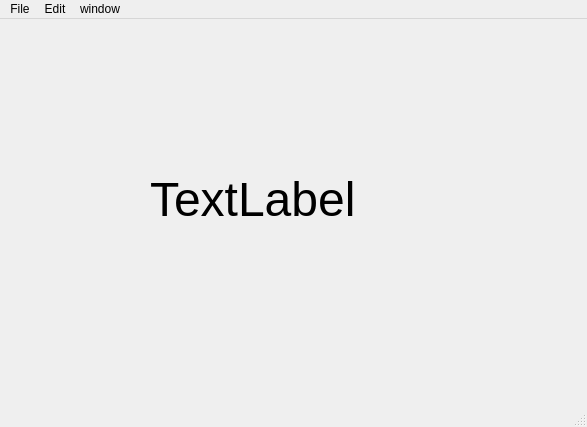
<?xml version="1.0" encoding="UTF-8"?>
<ui version="4.0">
 <class>MainWindow</class>
 <widget class="QMainWindow" name="MainWindow">
  <property name="geometry">
   <rect>
    <x>0</x>
    <y>0</y>
    <width>587</width>
    <height>427</height>
   </rect>
  </property>
  <property name="windowTitle">
   <string>MainWindow</string>
  </property>
  <widget class="QWidget" name="centralwidget">
   <widget class="QLabel" name="MainWindow_2">
    <property name="geometry">
     <rect>
      <x>150</x>
      <y>80</y>
      <width>291</width>
      <height>201</height>
     </rect>
    </property>
    <property name="minimumSize">
     <size>
      <width>291</width>
      <height>201</height>
     </size>
    </property>
    <property name="font">
     <font>
      <pointsize>36</pointsize>
     </font>
    </property>
    <property name="text">
     <string>TextLabel</string>
    </property>
   </widget>
  </widget>
  <widget class="QMenuBar" name="menubar">
   <property name="geometry">
    <rect>
     <x>0</x>
     <y>0</y>
     <width>587</width>
     <height>27</height>
    </rect>
   </property>
   <widget class="QMenu" name="menuFile">
    <property name="title">
     <string>File</string>
    </property>
    <addaction name="actionNew"/>
    <addaction name="actionSave"/>
   </widget>
   <widget class="QMenu" name="menuEdit">
    <property name="title">
     <string>Edit</string>
    </property>
   </widget>
   <widget class="QMenu" name="menuwindow">
    <property name="title">
     <string>window</string>
    </property>
    <addaction name="actionwindow_1"/>
    <addaction name="actionwindow_2"/>
   </widget>
   <addaction name="menuFile"/>
   <addaction name="menuEdit"/>
   <addaction name="menuwindow"/>
  </widget>
  <widget class="QStatusBar" name="statusbar"/>
  <action name="actionNew">
   <property name="text">
    <string>New</string>
   </property>
   <property name="statusTip">
    <string>Open New File</string>
   </property>
  </action>
  <action name="actionSave">
   <property name="text">
    <string>Save</string>
   </property>
   <property name="statusTip">
    <string>Save File</string>
   </property>
  </action>
  <action name="actionwindow_1">
   <property name="text">
    <string>window 1</string>
   </property>
  </action>
  <action name="actionwindow_2">
   <property name="text">
    <string>window 2</string>
   </property>
  </action>
 </widget>
 <resources/>
 <connections/>
</ui>
